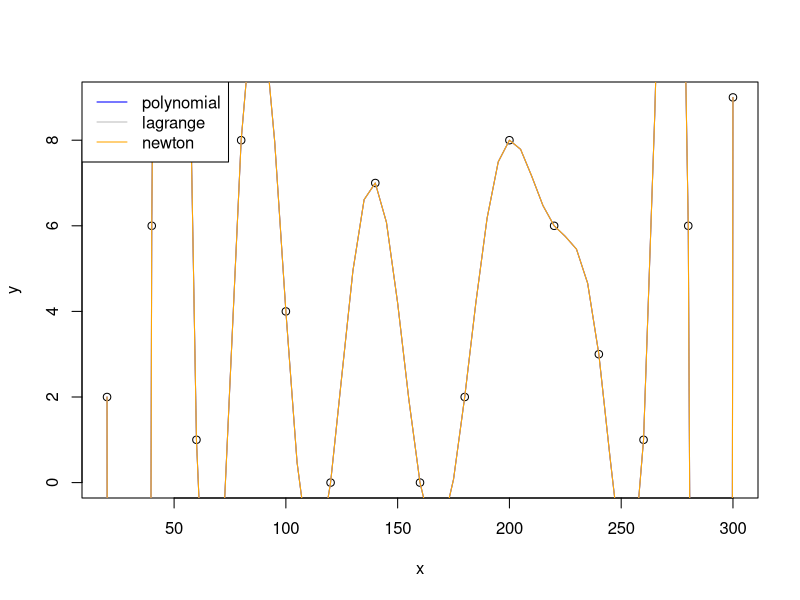

Generate this figure with R:
results = read.csv("f_interp.txt")
points = read.csv("f_points.txt")

y_range = range(0, points$y)

pdf(file="plots/poly_lagr_newton.pdf", height=5, width=10, bg="white")

plot(points$x, points$y, lty = 1, ylim = y_range, xlab = "x", ylab = "y", col="black")

lines(results[results$alg=="polynomial",]$x, results[results$alg=="polynomial",]$y, lty = 1, col = "blue")
# lines(results[results$alg=="cspline",]$x, results[results$alg=="cspline",]$y, lty = 1, col = "red")
# lines(results[results$alg=="akima",]$x, results[results$alg=="akima",]$y, lty = 1, col = "green")
lines(results[results$alg=="lagrange",]$x, results[results$alg=="lagrange",]$y, lty = 1, col = "gray")
lines(results[results$alg=="newton",]$x, results[results$alg=="newton",]$y, lty = 1, col = "orange")
legend("topleft", c("polynomial", "lagrange", "newton"), col=c("blue", "gray", "orange"), lty=1)
# legend("topleft", c("polynomial", "cspline", "akima", "lagrange", "newton"), col=c("blue","red", "green", "gray", "orange"),lty=1)
dev.off()
